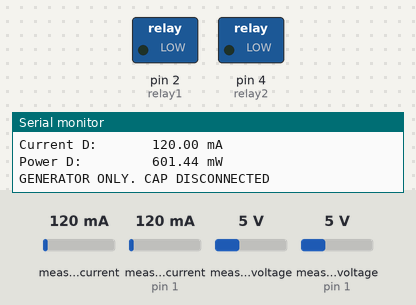
The sketch below on a simulated Arduino Uno, built with avr-gcc and run on an emulated ATmega328P. Parts: switched loads named in the sketch (green lamp = pin HIGH), the last lines printed to the serial monitor. The inputs (shaded band) are chosen by the test bench; at power-on: measured voltage (sensor on pin 1) 5 V, measured current 120 mA, measured current (sensor on pin 1) 120 mA, measured voltage 5 V.

Above: at 1.2 s.
1.3 s: measured voltage (sensor on pin 1) set to 2 V
2.8 s: measured voltage (sensor on pin 1) set to 1.7 V
At 3.8 s:
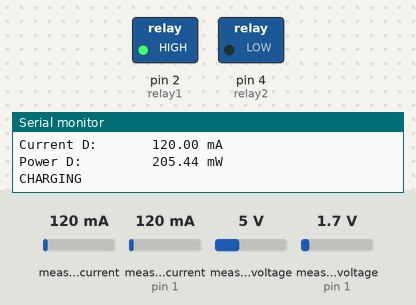
4.7 s: measured voltage (sensor on pin 1) set to 3.8 V
At 5.8 s:
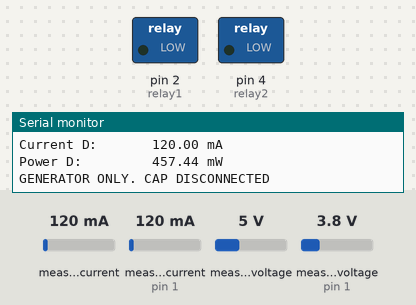
6.3 s: measured voltage (sensor on pin 1) set to 0.3 V
At 6.6 s:
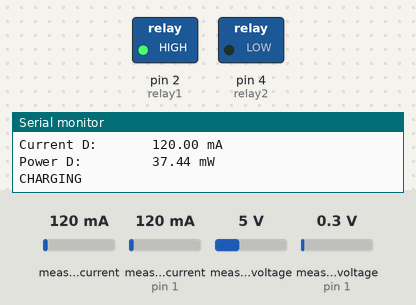
Timing chart, 0 to 8.8 s (numbered marks = the images above; inputs shaded):
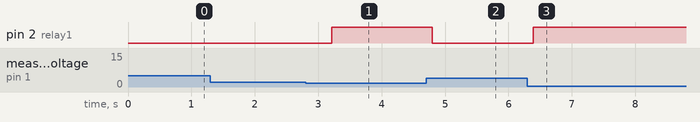

The sketch:

Report_Code.ino
```cpp
//link to the arduino libraries
#include <Wire.h>
#include <Adafruit_INA219.h>

//Create an instance/constructor for each device (sensors)
Adafruit_INA219 ina219_A;
Adafruit_INA219 ina219_D(0x41);

//define the ports on the Arduino to which the relays are connected.
  int relay1 = 2;
  int relay2 = 4;


void setup(void)
{
  Serial.begin(115200);
  while (!Serial) {
      delay(1);
  }

  uint32_t currentFrequency;

  // Initialize the INA219 current sensors.
  ina219_A.begin();
  ina219_D.begin();


  Serial.println("Measuring voltage and current with INA219 ...");

  //set's up the initial states for the relays. LOW refers to open, as HIGH         refers to close
  pinMode(relay1, OUTPUT);
  digitalWrite(relay1, LOW);

  pinMode(relay2, OUTPUT);
  digitalWrite(relay2, LOW);
}

void loop(void)
{

//gives an initial reference – 0 – for each loop and for the different electrical properties

  float shuntvoltage_A = 0;
  float busvoltage_A = 0;
  float current_mA_A = 0;
  float loadvoltage_A = 0;
  float P_A = 0;

//measures the voltage on the sensor
  shuntvoltage_A = ina219_A.getShuntVoltage_mV();
//measures the bus voltage
  busvoltage_A = ina219_A.getBusVoltage_V();
//measures the current
  current_mA_A = ina219_A.getCurrent_mA();
//calculates the total voltage based on the previous measurements
  loadvoltage_A = busvoltage_A + (shuntvoltage_A / 1000);
//calculates the power based on the previous measurements
  P_A = current_mA_A*loadvoltage_A;

  float shuntvoltage_D = 0;
  float busvoltage_D = 0;
  float current_mA_D = 0;
  float loadvoltage_D = 0;
  float P_D = 0;

  shuntvoltage_D = ina219_D.getShuntVoltage_mV();
  busvoltage_D = ina219_D.getBusVoltage_V();
  current_mA_D = ina219_D.getCurrent_mA();
  loadvoltage_D = busvoltage_D + (shuntvoltage_D / 1000);
  P_D = current_mA_D*loadvoltage_D;

//presents the different measured and calculated properties in the monitor
  Serial.print("Bus Voltage A:   "); Serial.print(busvoltage_A); Serial.println(" V");

  Serial.print("Shunt Voltage A: "); Serial.print(shuntvoltage_A); Serial.println(" mV");

  Serial.print("Load Voltage A:  "); Serial.print(loadvoltage_A); Serial.println(" V");

  Serial.print("Current A:       "); Serial.print(current_mA_A); Serial.println(" mA");

  Serial.print("Power A:         "); Serial.print(P_A); Serial.println(" mW");

  Serial.println("");

  Serial.print("Bus Voltage D:   "); Serial.print(busvoltage_D); Serial.println(" V");

  Serial.print("Shunt Voltage D: "); Serial.print(shuntvoltage_D); Serial.println(" mV");

  Serial.print("Load Voltage D:  "); Serial.print(loadvoltage_D); Serial.println(" V");

  Serial.print("Current D:       "); Serial.print(current_mA_D); Serial.println(" mA");

  Serial.print("Power D:         "); Serial.print(P_D); Serial.println(" mW");

  Serial.println("");


// surplus power, capacitor not full charged, CHARGE CAPACITOR
  if (P_A > 17 && loadvoltage_D < 1.9){
  digitalWrite(relay1, HIGH);
  digitalWrite(relay2, LOW);
  Serial.print("CHARGING");
  Serial.println("");
  }

// power deficit, capacitor partially charged, USE CAPACITOR POWER - DSICHARGE
  else if (P_A < 9 && loadvoltage_D > 1.3){
  digitalWrite(relay1, LOW);
  digitalWrite(relay2, HIGH);
  Serial.print("DISCHARGING");
  Serial.println("");
  }

  else {
  digitalWrite(relay1, LOW);
  digitalWrite(relay2, LOW);
  Serial.print("GENERATOR ONLY. CAP DISCONNECTED");
  Serial.println("");
}

// Delay of half a second before the loop is carried out again
  delay(500);
}
```

Measured:
- the behaviour switches between 1.9 and 1.8 V on measured voltage (sensor on pin 1) (found by bisection; images 0 and 1)
- after the input at 2.8 s, pin 2 (relay1): LOW → HIGH after 0.41 s
- after the input at 4.7 s, pin 2 (relay1): HIGH → LOW after 0.10 s
- after the input at 6.3 s, pin 2 (relay1): LOW → HIGH after 0.09 s
